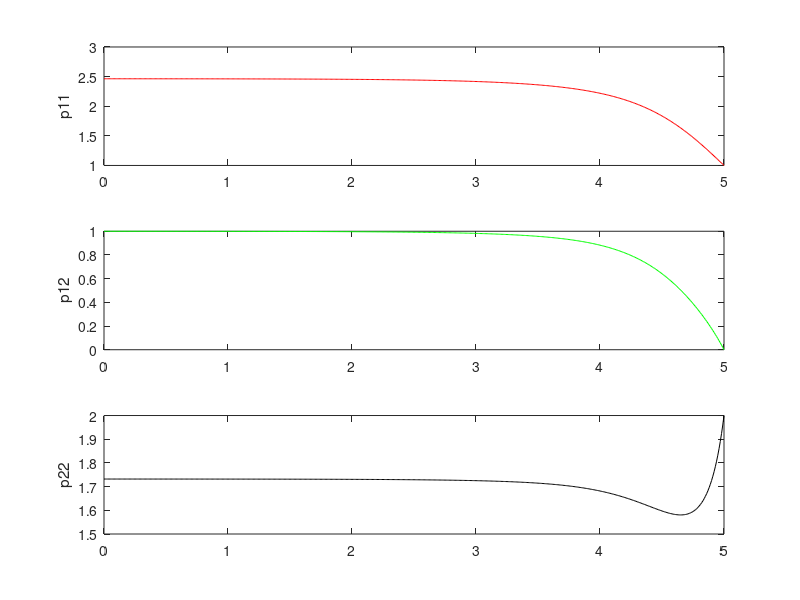

MATLAB code to generate this figure:
% Riccati_sol
%  implements the solution of the differential Riccati equation using
%  backwards integration

%  set up initial conditions value at T = 5
T = 5;
p11_old = 1;
p12_old = 0;
p22_old = 2;

Delta = 0.01   %  use pos number since equations take negative into account
t_acc = []; % accumulate time index
p11_acc = []; %  save values in array
p12_acc = [];
p22_acc = [];
for t = T:-Delta:0 
    t_acc = [t_acc, t];
    p11_acc = [p11_acc, p11_old]; % save data 
    p12_acc = [p12_acc, p12_old];
    p22_acc = [p22_acc, p22_old];
    
    p11_new = -Delta*(2*p12_old^2 - 2)+ p11_old;
    p12_new = -Delta*(-p11_old + 2*p22_old*p12_old -1)+ p12_old;
    p22_new = -Delta*(-2*p12_old + 2*p22_old^2 -4)+ p22_old;
    
    p11_old = p11_new;  %  swap variables for next iteration
    p12_old = p12_new;
    p22_old = p22_new;
end


subplot(3,1,1)
plot(t_acc, p11_acc, 'r')
ylabel('p11')
subplot(3,1,2)
plot(t_acc, p12_acc, 'g')
ylabel('p12')
subplot(3,1,3)
plot(t_acc, p22_acc, 'k')
ylabel('p22')